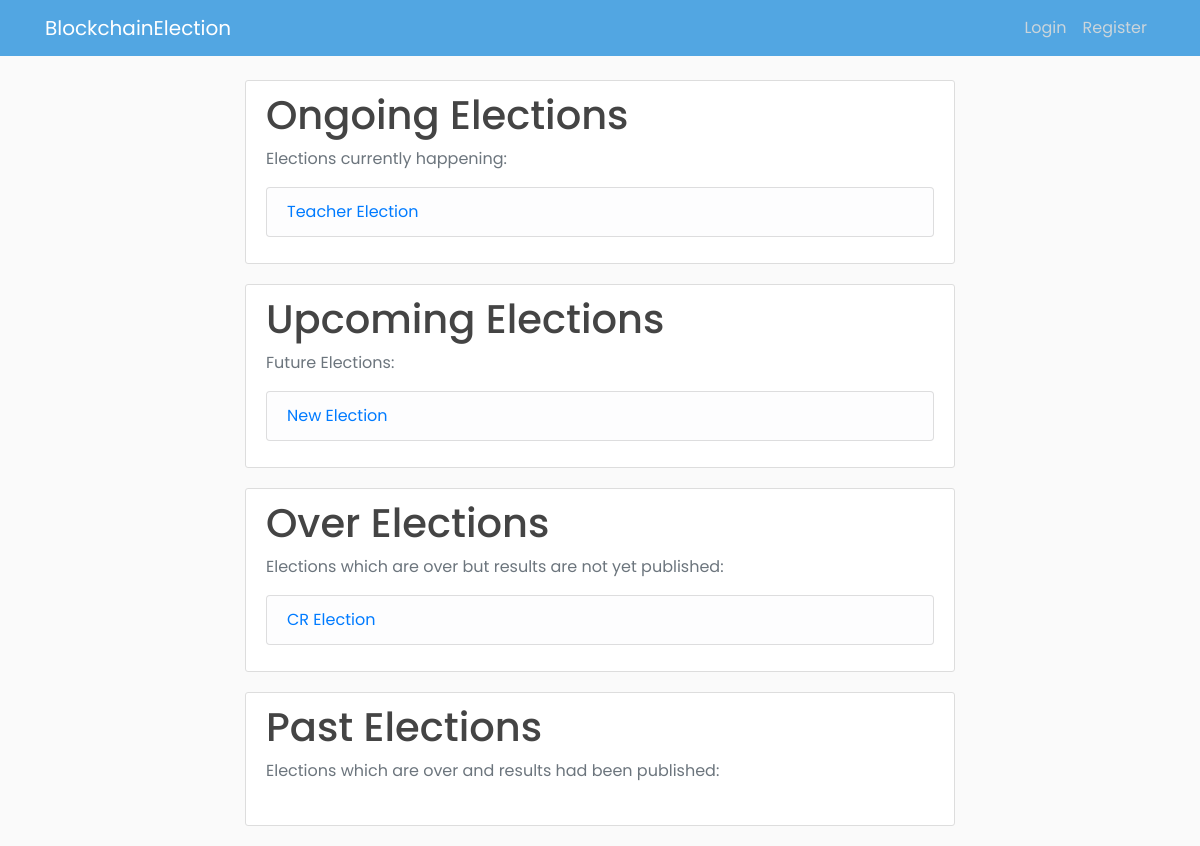
The page / on the database its author committed.
### app/models.py (models this page shows, shortened)
class Election(db.Model):
    election_id = db.Column(db.String(5), primary_key=True, nullable=False)
    election_title = db.Column(db.String(255), nullable=False)
    create_date = db.Column(db.DateTime, nullable=False, default=datetime.utcnow)
    start_date = db.Column(db.DateTime, nullable=False, default=datetime.utcnow)
    end_date = db.Column(db.DateTime, db.CheckConstraint("end_date > start_date"), nullable=False)
    public_key = db.Column(db.String(255), nullable=False, unique=True)
    max_attempt = db.Column(db.Integer, nullable=False, default=3)
    election_state = db.Column(db.String(30), db.CheckConstraint("election_state in ('upcoming', 'ongoing', 'over', 'past')"))
    results_published = db.Column(db.Boolean, nullable=False, default=False)

### app/routes.py (the view)
@app.route("/")
def index():
    elections = elections = Election.query.order_by(Election.start_date).all()
    for election in elections:
        if election.start_date <= datetime.now() and datetime.now() <= election.end_date:
            election.election_state = 'ongoing'
        elif datetime.now() < election.start_date:
            election.election_state = 'upcoming'
        elif datetime.now() > election.end_date and election.results_published == False:
            election.election_state = 'over'
        elif datetime.now() > election.end_date and election.results_published == True:
            election.election_state = 'past'
    db.session.commit()
    return render_template("index.html", elections=elections)

### app/templates/index.html (shortened to what this page needs)
{% extends "home_base.html" %}
{% block content %}
{% include 'ongoing_elections.html' %}
{% include 'upcoming_elections.html' %}
{% include 'over_elections.html' %}
{% include 'past_elections.html' %}
{% endblock content %}

### app/templates/ongoing_elections.html
{% block ongoing_elections %}
<div class="content-section">
  <h1>Ongoing Elections</h1>
  <p class='text-muted'>Elections currently happening:
  <ul class="list-group">
      {% for election in elections %}
          {% if election.election_state == 'ongoing' %}
              <li class="list-group-item list-group-item-light"><a href="{{ url_for('view_election', id=election.election_id) }}">{{ election.election_title }}</a></li>
          {% endif %}
      {% endfor %}
  </ul>
  </p>
</div>
{% endblock ongoing_elections %}

### app/templates/upcoming_elections.html
{% block upcoming_elections %}
<div class="content-section">
  <h1>Upcoming Elections</h1>
  <p class='text-muted'>Future Elections:
  <ul class="list-group">
      {% for election in elections %}
          {% if election.election_state == 'upcoming' %}
              <li class="list-group-item list-group-item-light"><a href="{{ url_for('view_election', id=election.election_id) }}">{{ election.election_title }}</a></li>
          {% endif %}
      {% endfor %}
  </ul>
  </p>
</div>
{% endblock upcoming_elections %}

### app/templates/over_elections.html
{% block over_elections %}
<div class="content-section">
  <h1>Over Elections</h1>
  <p class='text-muted'>Elections which are over but results are not yet published:
  <ul class="list-group">
    {% for election in elections %}
    {% if election.election_state == 'over' %}
        <li class="list-group-item list-group-item-light"><a href="{{ url_for('view_election', id=election.election_id) }}">{{ election.election_title }}</a></li>
    {% endif %}
{% endfor %}
  </ul>
  </p>
</div>
{% endblock over_elections %}

### app/static/main.css (style rules this page uses)
body { background: #fafafa; color: #333333; margin-top: 5rem; font-family: "Poppins", sans-serif; }
h1, h2, h3, h4, h5, h6 { color: #444444; }
.content-section { background: #ffffff; padding: 10px 20px; border: 1px solid #dddddd; border-radius: 3px; margin-bottom: 20px; }

### rows shown on the page
Election: election_title "Teacher Election"
Election: election_title "New Election"
Election: election_title "CR Election"
